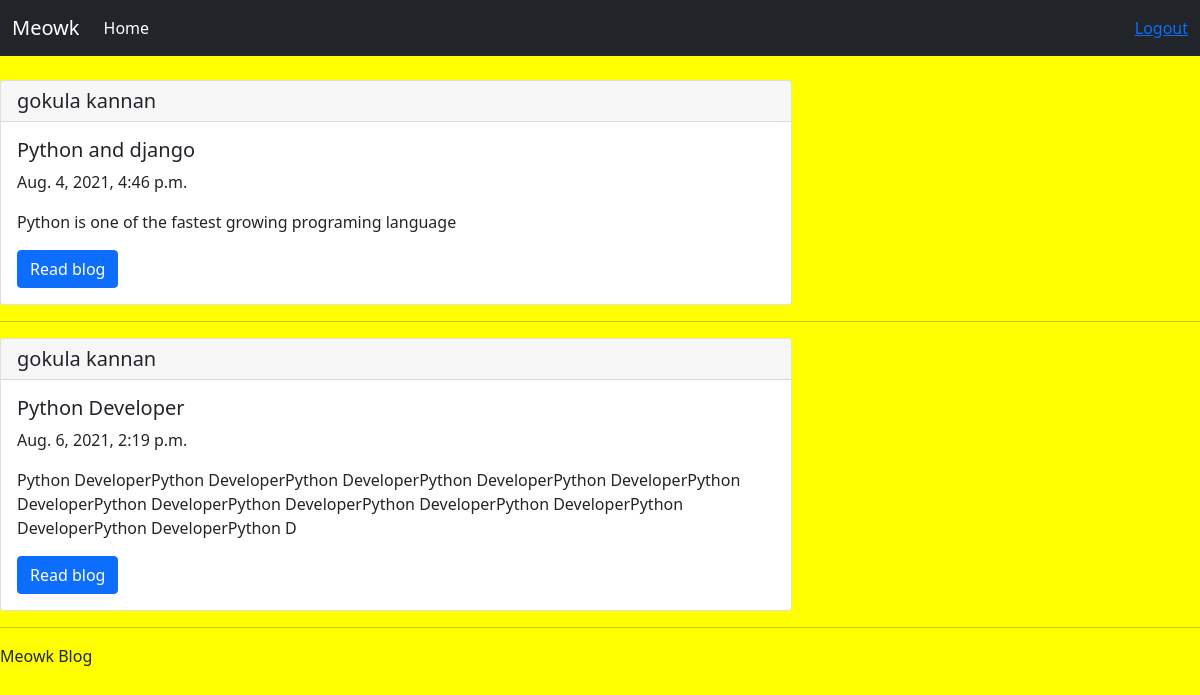
The page / on the database its author committed.
### blog/models.py (models this page shows, shortened)
class Post(models.Model):
    CATEGORY = (
        ('Tech', 'Tech'),
        ('Social', 'Social')
    )
    blogger = models.ForeignKey(Blogger, null=True, on_delete=models.SET_NULL)
    title = models.CharField(max_length=200, null=True)
    body = models.CharField(max_length=200, null=True)
    category = models.CharField(max_length=200, null=True, choices=CATEGORY)
    tags = models.ManyToManyField(Tag)
    date_created = models.DateTimeField(auto_now_add=True, null=True)

class Blogger(models.Model):
    name = models.CharField(max_length=200, null=True)
    email = models.CharField(max_length=200, null=True)
    phone = models.CharField(max_length=200, null=True)
    date_created = models.DateTimeField(auto_now_add=True, null=True)
    def __str__(self):
        return self.name

### blog/views.py (the view)
# urls.py: path('', views.home, name="home"),
def home(request):
    posts = Post.objects.all()
    context = {
        'posts': posts
    }
    return render(request, 'blog/home.html', context)

### blog/templates/blog/home.html
{% extends 'blog/main.html' %} {% block content %}
{% load static %}
<br />
{% for post in posts %}
<div class="row">
  <div class="col-md-8">
  <div class="card">
    <h5 class="card-header">{{post.blogger}}</h5>
    <div class="card-body">
      <h5 class="card-title">{{post.title}}</h5>
      <p>{{post.date_created}}</p>
      <p class="card-text">{{post.body}}</p>
      <a href="{% url 'post' post.id %}" class="btn btn-primary">Read blog</a>
    </div>
  </div>
  </div>
  </div>
  <hr>
{% endfor %}
{% endblock content %}

### static/css/main.css (style rules this page uses)
body { background-color: yellow; }

### rows shown on the page
Post: blogger "gokula kannan", title "Python and django", date_created "Aug. 4, 2021, 4:46 p.m.", body "Python is one of the fastest growing programing language"
Post: blogger "gokula kannan", title "Python Developer", date_created "Aug. 6, 2021, 2:19 p.m.", body "Python DeveloperPython DeveloperPython DeveloperPython DeveloperPython DeveloperPython DeveloperPython DeveloperPython DeveloperPython DeveloperPython DeveloperPython DeveloperPython DeveloperPython D"
